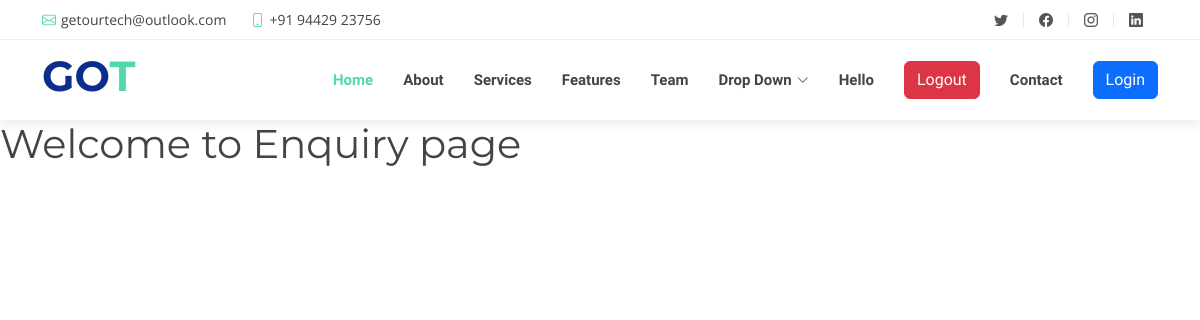
Page /enquiry_detail/ on the earlier database version.
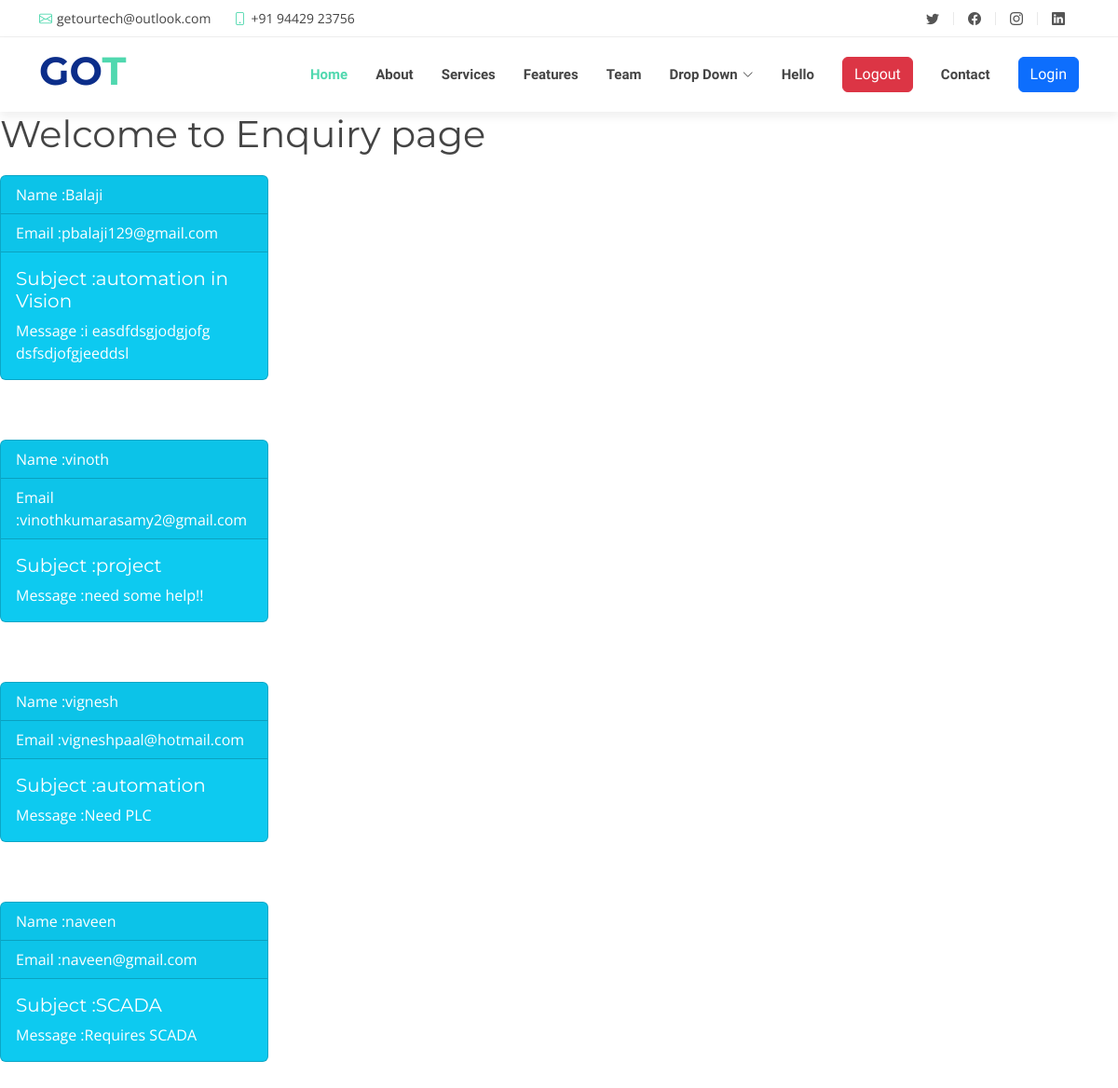
Same page on the later database version.
### user/models.py (models this page shows, shortened)
class Enquiry(models.Model):
  name = models.CharField(max_length=255)
  email =models.EmailField()
  subject=models.CharField(max_length=255)
  message =models.TextField()
  post_on =models.DateTimeField(auto_now_add=True)

### home/views.py (the view)
# urls.py: path('enquiry_detail/',views.enquiry_detail,name='enquiry_detail'),
def enquiry_detail(request):
    enquirydata =Enquiry.objects.all()
    context={'title':"Enquiry page", 'enquirydata':enquirydata}
    return render(request,'home/enquiry.html',context)

### templates/home/enquiry.html (shortened to what this page needs)
{%extends 'base.html'%}
{% block main %}
<h1> Welcome to  Enquiry page</h1>
{%for n in enquirydata%}
<div class="card text-white bg-info mb-3" style="max-width: 18rem;">
    <div class="card-header">Name :{{n.name}}</div>
    <div class="card-header">Email :{{n.email}}</div>
    <div class="card-body">
      <h5 class="card-title">Subject :{{n.subject}}</h5>
      <p class="card-text">Message :{{n.message}}</p>
    </div>
</div>
    <br>
    <br>
{%endfor%}
{% endblock main %}

### templates/base.html (shortened to what this page needs)
<!DOCTYPE html>
{% load static%}
<html lang="en">
<head>
  <link href="{% static 'assets/vendor/aos/aos.css' %}" rel="stylesheet">
  <link href="{% static 'assets/vendor/bootstrap/css/bootstrap.min.css' %}" rel="stylesheet">
  <link href="{% static 'assets/vendor/bootstrap-icons/bootstrap-icons.css' %}" rel="stylesheet">
  <link href="{% static 'assets/vendor/boxicons/css/boxicons.min.css' %}" rel="stylesheet">
  <link href="{% static 'assets/vendor/glightbox/css/glightbox.min.css' %}" rel="stylesheet">
  <link href="{% static 'assets/vendor/swiper/swiper-bundle.min.css' %}" rel="stylesheet">
  <link href="{% static 'assets/css/style.css' %}" rel="stylesheet">
</head>
<body>
<section id="topbar" class="d-flex align-items-center">
  <div class="container d-flex justify-content-center justify-content-md-between">
    <div class="contact-info d-flex align-items-center">
      <i class="bi bi-envelope d-flex align-items-center"><a href="getourtech@outlook.com">getourtech@outlook.com</a></i>
      <i class="bi bi-phone d-flex align-items-center ms-4"><span>+91 94429 23756</span></i>
    </div>
    <div class="social-links d-none d-md-flex align-items-center">
      <a href="#" class="twitter"><i class="bi bi-twitter"></i></a>
      <a href="#" class="facebook"><i class="bi bi-facebook"></i></a>
      <a href="#" class="instagram"><i class="bi bi-instagram"></i></a>
      <a href="#" class="linkedin"><i class="bi bi-linkedin"></i></i></a>
    </div>
  </div>
</section>
<header id="header" class="d-flex align-items-center">
  <div class="container d-flex justify-content-between">
    <div id="logo">
      <h1><a href="/auth/index.html">GO<span>T</span></a></h1>
    </div>
    <nav id="navbar" class="navbar">
      <ul>
        {% if user.is_authenticated %}
        <li><a class="nav-link scrollto active" href="{%url 'index'%}">Home</a></li>
        <li><a class="nav-link scrollto " href="{%url 'about'%}">About</a></li>
        <li><a class="nav-link scrollto" href="{%url 'services'%}">Services</a></li>
        <li><a class="nav-link scrollto " href="{% url 'features'%}">Features</a></li>
        <li><a class="nav-link scrollto" href="{%url 'team'%}">Team</a></li>
        <li class="dropdown"><a href="#"><span>Drop Down</span> <i class="bi bi-chevron-down"></i></a>
        </li>
        <li class="nav-item">
          <a class="nav-link" href="#"> Hello {{user.username}}</a>
        </li>
        <li><a class="nav-link scrollto" href="{% url 'logout'%}">
          <button type="button" class="btn btn-danger">Logout</button></a>
        </li>
        <li><a class="nav-link scrollto" href="{% url 'contact'%}">Contact</a></li>
        <li><a class="nav-link scrollto" href="{% url 'login'%}">
          <button type="button" class="btn btn-primary">Login</button></a>
        </li>
      </ul>
    </nav>
  </div>
</header>
    {%block main%}{%endblock main%}
</body>
</html>

### static/assets/css/style.css (style rules this page uses)
body { background: #fff; color: #444; font-family: "Open Sans", sans-serif; }
a { color: #50d8af; text-decoration: none; transition: 0.5s; }
p { padding: 0; margin: 0 0 30px 0; }
h1, h2, h3, h4, h5, h6 { font-family: "Montserrat", sans-serif; font-weight: 400; margin: 0 0 20px 0; padding: 0; }
#topbar { background: #fff; border-bottom: 1px solid #eee; font-size: 14px; padding: 0; height: 40px; }
#topbar .contact-info i { font-style: normal; color: #50d8af; }
#topbar .contact-info i a, #topbar .contact-info i span { padding-left: 5px; color: #444; }
#topbar .contact-info i a { line-height: 0; transition: 0.3s; }
#topbar .social-links a { color: #555; padding: 0 15px; display: inline-block; line-height: 1px; border-left: 1px solid #e9e9e9; }
#topbar .social-links a:first-child { border-left: 0; }
#header { height: 80px; transition: all 0.5s; z-index: 997; background: #fff; box-shadow: 0px 6px 9px 0px rgba(0, 0, 0, 0.06); }
#header #logo h1 { font-size: 42px; margin: 0; padding: 0; font-family: "Montserrat", sans-serif; font-weight: 700; }
#header #logo h1 a { color: #0c2e8a; }
#header #logo h1 a span { color: #50d8af; }
.navbar { padding: 0; }
.navbar ul { margin: 0; padding: 0; display: flex; list-style: none; align-items: center; }
.navbar li { position: relative; }
.navbar a, .navbar a:focus { display: flex; align-items: center; justify-content: space-between; padding: 10px 0 10px 30px; font-family: "Raleway", sans-serif; font-size: 15px; font-weight: 600; color: #444; white-space: nowrap; transition: 0.3s; }
.navbar a i, .navbar a:focus i { font-size: 12px; line-height: 0; margin-left: 5px; }
.navbar a:hover, .navbar .active, .navbar .active:focus, .navbar li:hover>a { color: #50d8af; }
section { padding: 40px 0; overflow: hidden; }

Differences in the rows shown:
added Enquiry: name "Balaji", email "pbalaji129@gmail.com", subject "automation in Vision", message "i easdfdsgjodgjofg dsfsdjofgjeeddsl"
added Enquiry: name "vinoth", email "vinothkumarasamy2@gmail.com", subject "project", message "need some help!!"
added Enquiry: name "vignesh", email "vigneshpaal@hotmail.com", subject "automation", message "Need PLC"
added Enquiry: name "naveen", email "naveen@gmail.com", subject "SCADA", message "Requires SCADA"
